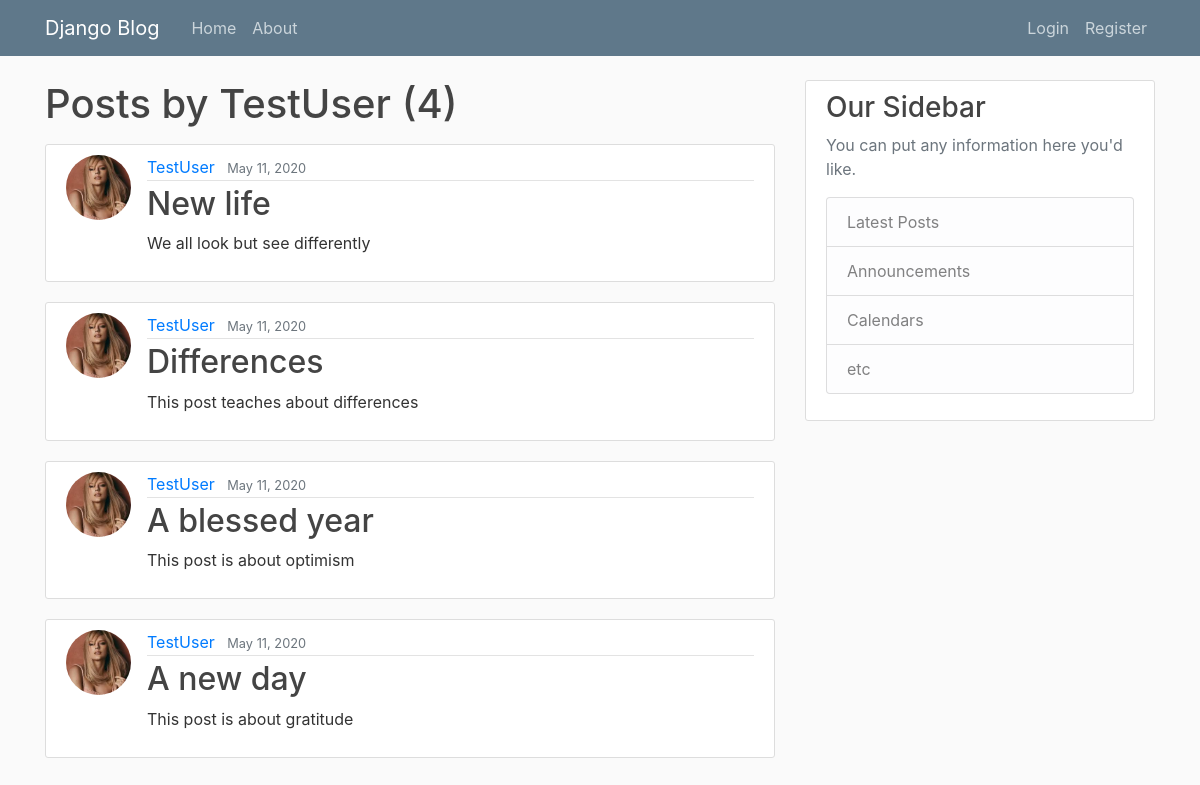
Page /user/TestUser on the committed database.
### blog/models.py (models this page shows, shortened)
class Post(models.Model):
    title = models.CharField(max_length=100)
    content = models.TextField()
    date_posted = models.DateTimeField(default=timezone.now)
    authour = models.ForeignKey(User, on_delete=models.CASCADE)

### users/models.py (models this page shows, shortened)
class Profile(models.Model):
    user = models.OneToOneField(User, on_delete=models.CASCADE)
    image = models.ImageField(default='default.jpg', upload_to='profile_pics')

### blog/views.py (the view)
# urls.py: path('user/<str:username>', UserPostListView.as_view(), name = 'user-posts'),
class UserPostListView(ListView):
    model = Post
    template_name = 'blog/user_post.html'
    context_object_name = 'posts'
    paginate_by = 4
    def get_queryset(self):
        user = get_object_or_404(User, username = self.kwargs.get('username'))
        return Post.objects.filter(authour=user).order_by('-date_posted')

### blog/templates/blog/user_post.html (shortened to what this page needs)
{% extends 'blog/base.html' %}
{% block content %}
    <h1 class="mb-3">Posts by {{ view.kwargs.username }} ({{page_obj.paginator.count}})</h1>
    {% for post in posts %}
        <article class="media content-section">
            <img class = "rounded-circle article-img" src = "{{ post.authour.profile.image.url }}">
            <div class="media-body">
            <div class="article-metadata">
                <a class="mr-2" href="{% url 'user-posts' post.authour.username %}">{{ post.authour }}</a>
                <small class="text-muted">{{ post.date_posted|date:"F d, Y" }}</small>
            </div>
            <h2><a class="article-title" href="{% url 'post-detail' post.id %}">{{ post.title }}</a></h2>
            <p class="article-content">{{ post.content }}</p>
            </div>
        </article>
    {% endfor %}
{%endblock%}

### blog/static/blog/main.css (style rules this page uses)
body { background: #fafafa; color: #333333; margin-top: 5rem; }
h1, h2, h3, h4, h5, h6 { color: #444444; }
.content-section { background: #ffffff; padding: 10px 20px; border: 1px solid #dddddd; border-radius: 3px; margin-bottom: 20px; }
.article-title { color: #444444; }
.article-content { white-space: pre-line; }
.article-img { height: 65px; width: 65px; margin-right: 16px; }
.article-metadata { padding-bottom: 1px; margin-bottom: 4px; border-bottom: 1px solid #e3e3e3 }

### rows in the picture
Post: authour.profile.image (placeholder picture), authour "TestUser", date_posted "May 11, 2020", title "New life", content "We all look but see differently"
Post: authour.profile.image (placeholder picture), authour "TestUser", date_posted "May 11, 2020", title "Differences", content "This post teaches about differences"
Post: authour.profile.image (placeholder picture), authour "TestUser", date_posted "May 11, 2020", title "A blessed year", content "This post is about optimism"
Post: authour.profile.image (placeholder picture), authour "TestUser", date_posted "May 11, 2020", title "A new day", content "This post is about gratitude"

### other values in the picture
{{ view.kwargs.username }} "TestUser"
{{ page_obj.paginator.count }} "4"
